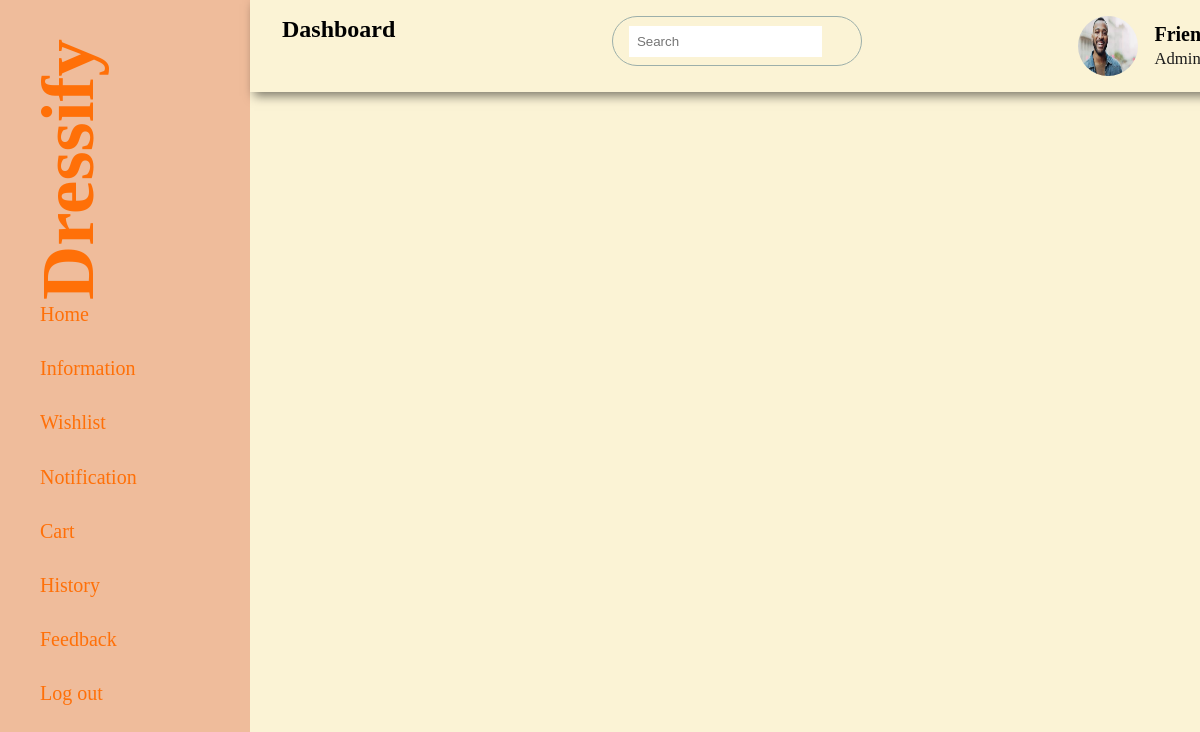
The page /role/customer/CustomerProductlisting.php on the database as committed earlier.
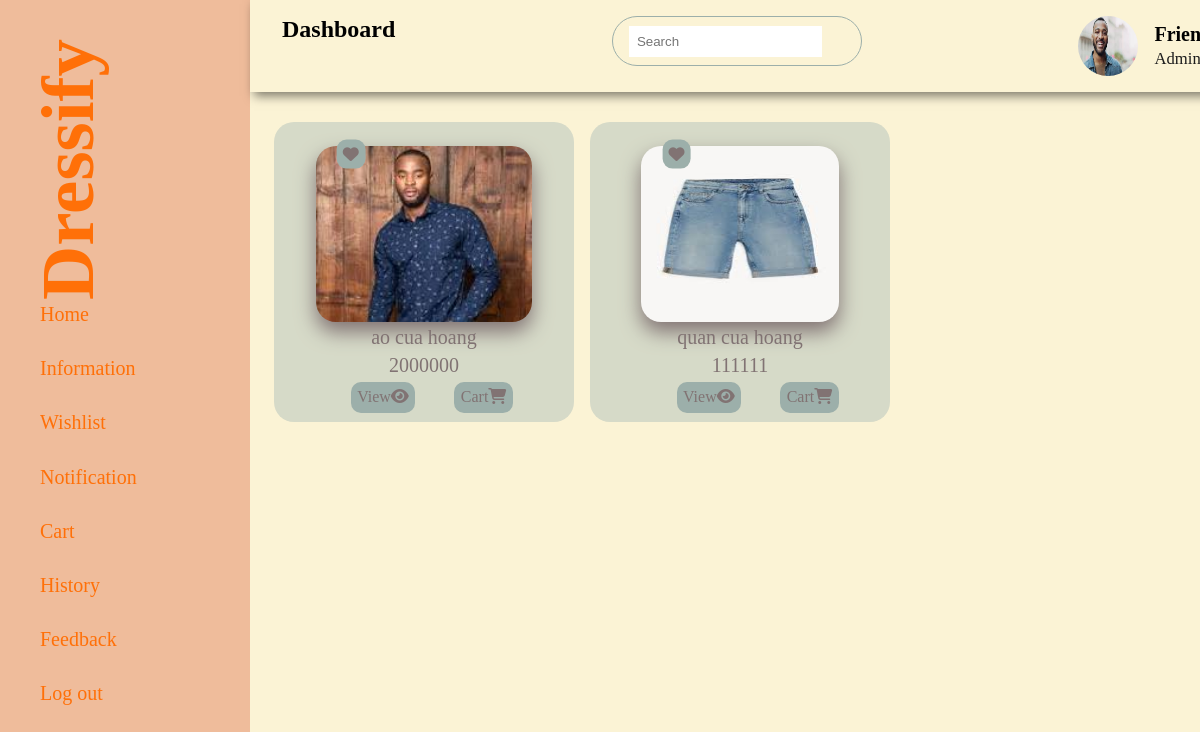
The same page on the database as committed later.
### tables this page shows
CREATE TABLE `products` (
  `product_id` int(255) NOT NULL,
  `owner_id` int(255) NOT NULL,
  `product_name` varchar(255) NOT NULL,
  `description` varchar(255) NOT NULL,
  `price` varchar(255) NOT NULL,
  `category` varchar(255) NOT NULL,
  `image3` varchar(255) NOT NULL,
  `image1` varchar(255) NOT NULL,
  `image2` varchar(255) NOT NULL,
  `stock` int(255) NOT NULL,
  `approve` varchar(255) NOT NULL DEFAULT 'false'
);

### role/customer/CustomerProductlisting.php (the view, shortened to what this page needs)
<?php
    include '../../ConnectDB.php';
?>
<!DOCTYPE html>
<html lang="en">
<head>
    <link rel="stylesheet" href="AdminStyle.css">
    <link rel= "stylesheet" href= "https://maxst.icons8.com/vue-static/landings/line-awesome/line-awesome/1.3.0/css/line-awesome.min.css" >
    <link rel="stylesheet" href="https://cdnjs.cloudflare.com/ajax/libs/font-awesome/6.4.2/css/all.min.css">
</head>
<body>
<?php include 'CustomerSidebar.php'; ?>
<div class="main-content">
    <main>
        <div class="cards-list">
            <?php
                $select_products = mysqli_query($conn, "SELECT * FROM products") or die('Query failed');
                if (mysqli_num_rows($select_products) > 0){
                    while($fetch_products = mysqli_fetch_assoc($select_products)){
                        if ($fetch_products['approve'] == 'True'){
            ?>
                <div class="card-list-single">
                    <div>
                        <a href="CustomerProductlisting.php?add-wishlist=<?php echo $fetch_products['product_id']; ?>" class="wish" onclick = "return confirm('Added to wishlist');"><i class="fa-solid fa-heart"></i></a>
                        <img src = "../../img/product/<?php echo $fetch_products['image1'];?>">
                        <div class="list-content"><?php echo $fetch_products['product_name'] ?></div>
                        <div class="list-content"><?php echo $fetch_products['price'] ?></div>
                        <div>
                            <a href="CustomerProductlisting.php?view=<?php echo $fetch_products['product_id']; ?>" class="edit">View <i class="fa-solid fa-eye"></i></a>
                            <a href="CustomerProductlisting.php?add-cart=<?php echo $fetch_products['product_id']; ?>" class="delete" onclick="return confirm('Added to cart!!');">Cart <i class="fa-solid fa-shopping-cart"></i></a>
                        </div>
                    </div>
                </div>
            <?php
                        }
                    }
                }
            ?>
        </div>
    </main>
</div>
</body>
</html>

### role/customer/CustomerSidebar.php (shortened to what this page needs)
<!DOCTYPE html>
<html lang="en">
<head>
    <link rel="stylesheet" href="../admin/AdminStyle.css">
    <link rel= "stylesheet" href= "https://maxst.icons8.com/vue-static/landings/line-awesome/line-awesome/1.3.0/css/line-awesome.min.css" >
    <link rel= "stylesheet" href= "https://maxst.icons8.com/vue-static/landings/line-awesome/font-awesome-line-awesome/css/all.min.css" >
</head>
<body>
    <div class="sidebar">
        <div class="sidebar-brand">
            <h2><span class=""></span>Dressify</h2>
        </div>
        <div class="sidebar-menu">
            <ul>
                <li>
                    <a href="CustomerProductlisting.php"><span class="la la-home"></span>
                    <span>Home</span></a>
                </li>
                <li>
                    <a href="CustomerProfile.php"><span class="la la-user"></span>
                    <span>Information</span></a>
                </li>
                <li>
                    <a href="CustomerWishlist.php"><span class="la la-hand-holding-heart"></span>
                    <span>Wishlist</span></a>
                </li>
                <li>
                    <a href="CustomerNotificationPage.php"><span class="la la-bell"></span>
                    <span>Notification</span></a>
                </li>
                <li>
                    <a href="Cart.php"><span class="la la-shopping-cart"></span>
                    <span>Cart</span></a>
                </li>
                <li>
                    <a href="History.php"><span class="la la-history"></span>
                    <span>History</span></a>
                </li>
                <li>
                    <a href="CustomerFeedback.php"><span class="la la-bullhorn"></span>
                    <span>Feedback</span></a>
                </li>
                <li>
                    <a href="../../join.php"><span class="la la-sign-out"></span>
                    <span>Log out</span></a>
                </li>
            </ul>
        </div>
    </div>
    <div class="main-content">
        <header>
            <h2 style ="all: initial; font-size: 1.5em; font-weight: bold; font-family: inherit;">
                <label for="">
                    <span class="la la-bars"></span>
                </label>
                Dashboard
            </h2>
            <div class="search-wrapper">
                <input type="search" placeholder="Search"/>
            </div>
            <div class="user-wrapper">
                <img src="../../img/1.jpg">
                <div>
                    <h4>Friends</h4>
                    <small>Admin</small>
                </div>
            </div>
        </header>
    </div>
</body>
</html>

### role/admin/AdminStyle.css (style rules this page uses)
:root { --theme-color:#FBF3D5; --bright-orange:#efbc9b; --dark-orange:#ff7008; --bright-green:#D6DAC8; --dark-green:#9CAFAA; --black:#1c1c1c; --red-murrey:#817373; --bright-yellow:#F5D8B8; }
* { padding: 0; margin: 0; box-sizing: border-box; list-style-type: none; text-decoration: none; }
body { background-color: var(--theme-color); }
.sidebar { width: 250px; position: fixed; left: 0; top: 0; height: 100%; background: var(--bright-orange); z-index: 2; }
.sidebar-brand { font-size: 50px; color: var(--dark-orange); height: 300px; writing-mode: vertical-rl; text-orientation: mixed; transform: rotate(180deg); margin-left: 25px; }
.sidebar-menu li { width: 100%; margin-bottom: 1.7rem; padding-left: 0.5rem; }
.sidebar-menu a { padding-left: 1rem; display: block; font-size: 20px; color: var(--dark-orange); }
.sidebar-menu a span:first-child { font-size: 1.5rem; padding-right: 1rem; }
.main-content { margin: 0; padding: 0; background-color: var(--theme-color); width: calc(100% - 250px); margin-left: 250px; }
header { display: flex; position: fixed; top: 0; left: 250; width: 87%; justify-content:space-between; padding: 1rem 1.5rem; box-shadow: 4px 4px 10px rgba(0, 0, 0, 0.5); background-color: var(--theme-color); z-index: 5; }
header label span { padding-right: .5rem; }
.search-wrapper { border: 1px solid var(--dark-green); border-radius: 30px; height: 50px; width: 250px; display: flex; align-items: center; }
.search-wrapper input { padding: .5rem; border: none; }
.user-wrapper { margin-right: 50px; display: flex; align-items: center; font-size: 20px; }
.user-wrapper img { width: 60px; height: 60px; border-radius: 50%; margin-right: 1rem; }
.user-wrapper small { display: inline-block; color: var(--black); }
main { margin-top: 50px; padding: 2rem 1.5rem; min-height: calc(100vh - 90); }
.cards-list { margin-top: 40px; display: grid; grid-template-columns: repeat(4, 1fr); grid-gap: 1rem; }
.card-list-single { display: flex; background: var(--bright-green); padding: 1.5rem; border-radius: 20px; width: 300px; height: 300px; justify-content: center; }
.card-list-single img { width: 100%; height: 70%; filter: drop-shadow( 0 10px 10px var(--red-murrey) ); border-radius: 20px; }
.card-list-single .list-content { display: flex; justify-content: center; color: var(--red-murrey); font-size: 20px; padding-bottom: 0.3rem; }
.card-list-single a { display: inline-flex; justify-content:space-between; margin-left: 2.2rem; background: var(--dark-green); padding: .4rem; border-radius: 10px; color: var(--red-murrey); }
.wish { position: absolute; margin-top: .5rem; transform: translate(-50%, -50%); z-index: 2; }

Rows that differ between the two databases and show on the page:
added products: image1 (picture), product_name "ao cua hoang", price "2000000"
added products: image1 (picture), product_name "quan cua hoang", price "111111"
